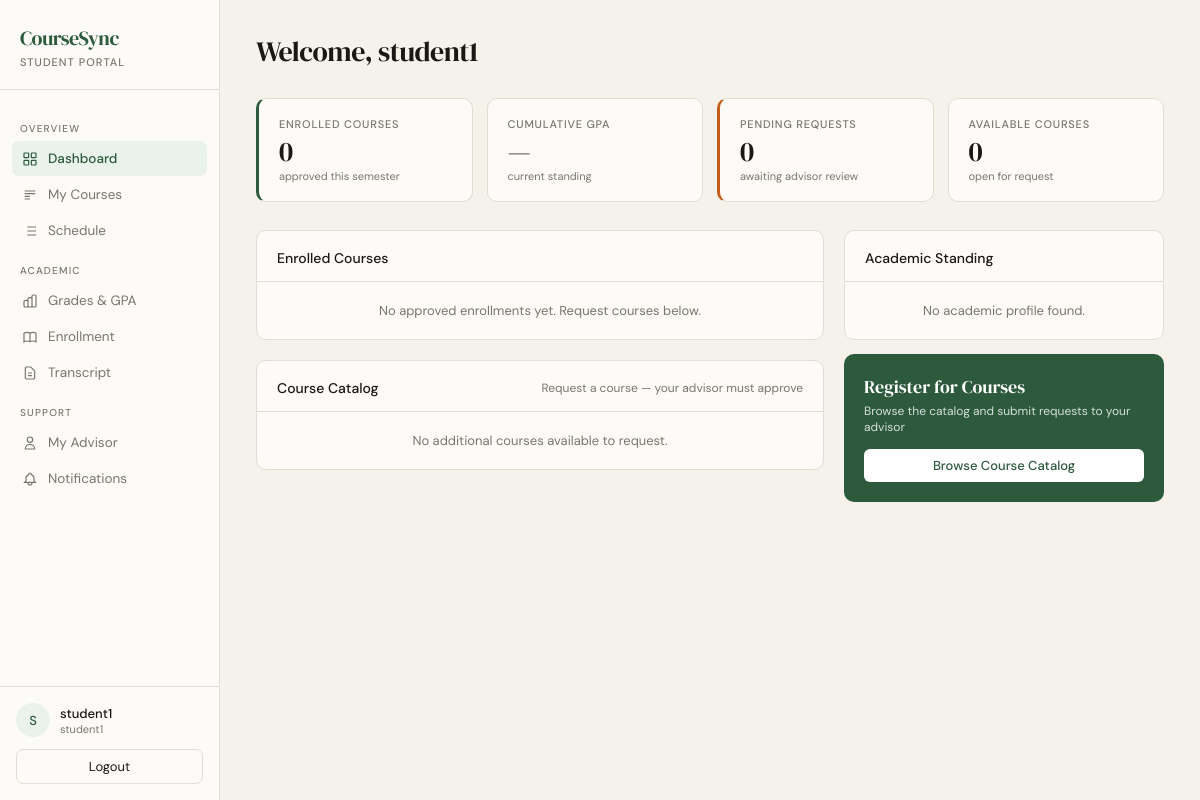
The page /student/ (signed in) on the database as committed earlier.
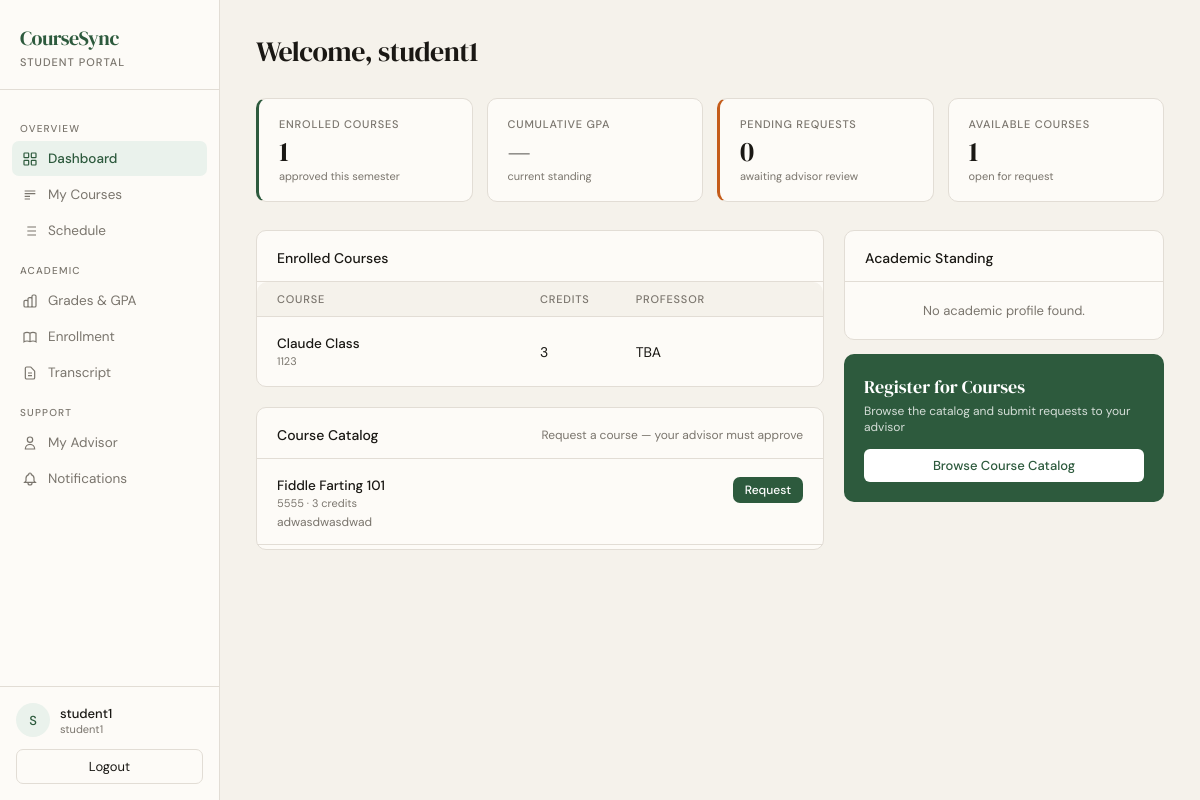
The same page on the database as committed later.
### academics/models.py (models this page shows, shortened)
class Enrollment(models.Model):
    class Status(models.TextChoices):
        PENDING = "pending", "Pending"
        APPROVED = "approved", "Approved"
        DENIED = "denied", "Denied"
    student = models.ForeignKey(
        User,
        on_delete=models.CASCADE,
        related_name="enrollments",
        limit_choices_to={"role": "student"},
    )
    course = models.ForeignKey(Course, on_delete=models.CASCADE, related_name="enrollments")
    status = models.CharField(max_length=20, choices=Status.choices, default=Status.PENDING)
    proposed_at = models.DateTimeField(auto_now_add=True)
    reviewed_by = models.ForeignKey(
        User,
        on_delete=models.SET_NULL,
        null=True,
        blank=True,
        related_name="reviewed_enrollments",
    )
    class Meta:
        unique_together = ("student", "course")

class Course(models.Model):
    code = models.CharField(max_length=20, unique=True)
    title = models.CharField(max_length=200)
    description = models.TextField(blank=True)
    credits = models.PositiveIntegerField(default=3)
    capacity = models.PositiveIntegerField(default=30)
    professor = models.ForeignKey(
        User,
        on_delete=models.SET_NULL,
        null=True,
        blank=True,
        related_name="courses_taught",
        limit_choices_to={"role": "professor"},
    )

### accounts/models.py (models this page shows, shortened)
class User(AbstractUser):
    class Roles(models.TextChoices):
        STUDENT = "student", "Student"
        PROFESSOR = "professor", "Professor"
        ADVISOR = "advisor", "Advisor"
        REGISTRAR = "registrar", "Registrar"
        SYSADMIN = "sysadmin", "System Admin"
    role = models.CharField(max_length=20, choices=Roles.choices)
    university_id = models.CharField(max_length=20, unique=True, null=True, blank=True)

### academics/views.py (the view)
# urls.py: path("student/", student_dashboard, name="student_dashboard"),
@login_required
@role_required("student")
def student_dashboard(request):
    approved = (
        Enrollment.objects.filter(student=request.user, status="approved")
        .select_related("course")
        .prefetch_related("course__assignments")
    )
    pending = (
        Enrollment.objects.filter(student=request.user, status="pending")
        .select_related("course")
    )
    denied = (
        Enrollment.objects.filter(student=request.user, status="denied")
        .select_related("course")
    )
    enrolled_course_ids = set(
        Enrollment.objects.filter(student=request.user)
        .exclude(status="denied")
        .values_list("course_id", flat=True)
    )
    available_courses = Course.objects.exclude(id__in=enrolled_course_ids).select_related("professor")
    return render(request, "student.html", {
        "enrollments": approved,
        "pending_enrollments": pending,
        "denied_enrollments": denied,
        "available_courses": available_courses,
        "profile": getattr(request.user, "student_profile", None),
    })

### templates/student.html (shortened to what the changed rows need)
{% load static %}
<!DOCTYPE html>
<html lang="en">
<head>
  <link rel="stylesheet" href="{% static 'css/student.css' %}">
</head>
<body>
<div class="shell">
  <main class="main">
    <div class="stats">
      <div class="stat accent">
        <div class="stat-label">Enrolled Courses</div>
        <div class="stat-value">{{ enrollments|length }}</div>
        <div class="stat-sub">approved this semester</div>
      </div>
      <div class="stat">
        <div class="stat-label">Available Courses</div>
        <div class="stat-value">{{ available_courses|length }}</div>
        <div class="stat-sub">open for request</div>
      </div>
    </div>
    <div class="content-grid">
      <div>
        <div class="card" style="margin-bottom: 20px;">
          <div class="card-header">
            <span class="card-title">Enrolled Courses</span>
          </div>
          {% if enrollments %}
          <div class="col-header" style="grid-template-columns: 3fr 1fr 2fr">
            <span class="col-label">Course</span>
            <span class="col-label">Credits</span>
            <span class="col-label">Professor</span>
          </div>
          <div class="card-body">
            {% for enrollment in enrollments %}
            <div class="course-row" style="grid-template-columns: 3fr 1fr 2fr">
              <div>
                <div class="course-name">{{ enrollment.course.title }}</div>
                <div class="course-code">{{ enrollment.course.code }}</div>
              </div>
              <div>{{ enrollment.course.credits }}</div>
              <div>{{ enrollment.course.professor.get_full_name|default:"TBA" }}</div>
            </div>
            {% endfor %}
          </div>
          {% else %}
          <div style="padding:20px;color:var(--muted);font-size:13px;text-align:center">No approved enrollments yet. Request courses below.</div>
          {% endif %}
        </div>
        <div class="card" id="catalog">
          <div class="card-header">
            <span class="card-title">Course Catalog</span>
            <span class="card-sub" style="font-size:12px;color:var(--muted)">Request a course — your advisor must approve</span>
          </div>
          {% if available_courses %}
          <div class="card-body">
            {% for course in available_courses %}
            <div style="display:flex;align-items:flex-start;padding:14px 20px;border-bottom:1px solid var(--border);gap:12px">
              <div style="flex:1">
                <div class="course-name">{{ course.title }}</div>
                <div class="course-code">{{ course.code }} · {{ course.credits }} credits{% if course.professor %} · {{ course.professor.get_full_name }}{% endif %}</div>
                {% if course.description %}<div style="font-size:12px;color:var(--muted);margin-top:4px">{{ course.description }}</div>{% endif %}
              </div>
              <form method="post" action="{% url 'propose_enrollment' course.id %}" style="flex-shrink:0">
                <button type="submit" class="btn btn-primary btn-sm">Request</button>
              </form>
            </div>
            {% endfor %}
          </div>
          {% else %}
          <div style="padding:20px;color:var(--muted);font-size:13px;text-align:center">No additional courses available to request.</div>
          {% endif %}
        </div>
      </div>
    </div>
  </main>
</div>
</body>
</html>

Rows that differ between the two databases and show on the page:
added Enrollment: course "Claude Class", course.code "1123", course.credits "3", course.professor.get_full_name "TBA"
added Course: title "Fiddle Farting 101", code "5555", credits "3", description "adwasdwasdwad"
Other text that changed with them:
{{ enrollments|length }}: "0" → "1"
{{ available_courses|length }}: "0" → "1"
text no longer shown: "No approved enrollments yet. Request courses below. No additional courses available to request."
text now shown: "COURSE CREDITS PROFESSOR"
